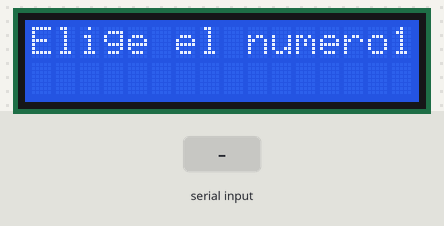
Simulated run of this sketch. Board: Arduino Uno, built with avr-gcc and run on an emulated ATmega328P. Parts: 16×2 character LCD. The test bench sets the inputs (shaded band).

Above: at 1.2 s.
1.3 s: "+" received over Serial
At 3.5 s:
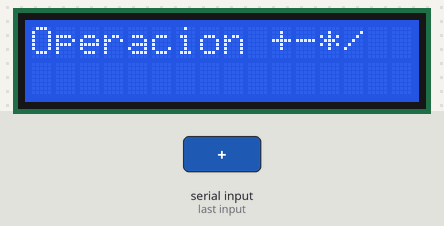
3.8 s: "-" received over Serial
At 5.6 s:
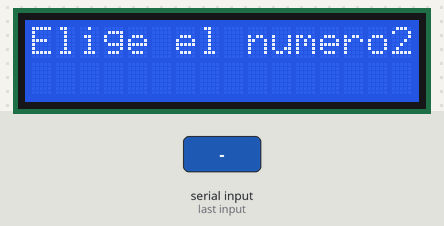
6.3 s: "*" received over Serial
At 8.7 s:
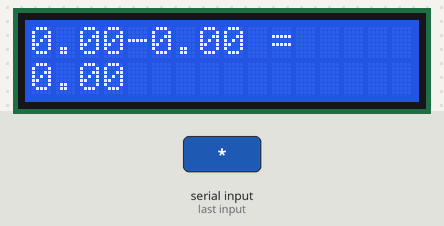
Timing chart, 0 to 10.2 s (numbered marks = the images above; inputs shaded):
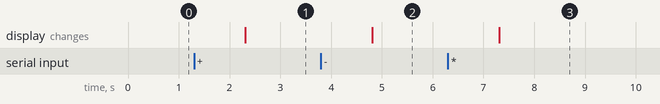

The sketch:

sketch_32_pantalla_lcd_Y_calculadora.ino
```cpp
#include <LiquidCrystal.h>

float n1;
float n2;
float r;
String operador;

int rs = 12;
int e = 11;
int d4 = 5;
int d5 = 4;
int d6 = 3;
int d7 = 2;
int numero = 0;

LiquidCrystal lcd(rs, e, d4, d5, d6, d7);

void setup() {
  Serial.begin(9600);
  lcd.begin(16, 2);

}

void loop() {
  lcd.clear();
  lcd.setCursor(0,0);
  lcd.print("Elige el numero1");
  while (Serial.available() == 0){

  }
  n1 = Serial.parseFloat();

  lcd.clear();
  lcd.setCursor(0,0);
  lcd.print("Operacion +-*/");
  while (Serial.available() == 0){

  }
  operador = Serial.readString();

  lcd.clear();
  lcd.setCursor(0,0);
  lcd.print("Elige el numero2");
  while (Serial.available() == 0){

  }
  n2 = Serial.parseFloat();

  if (operador == "+"){
    r = n1 + n2;
  } else if (operador == "-"){
    r = n1 - n2;
  } else if (operador == "*"){
    r = n1 * n2;
  }else if (operador == "/"){
    r = n1 / n2;
  }

  lcd.clear();
  lcd.setCursor(0,0);
  lcd.print(n1);
  lcd.print(operador);
  lcd.print(n2);
  lcd.print(" =");
  lcd.setCursor(0,1);
  lcd.print(r);
  delay(5000);

}
```

Measured:
- after the input at 1.3 s, the display: changes after 1.0 s (image 1)
- after the input at 3.8 s, the display: changes after 1.0 s (image 2)
- after the input at 6.3 s, the display: changes after 1.0 s (image 3)
